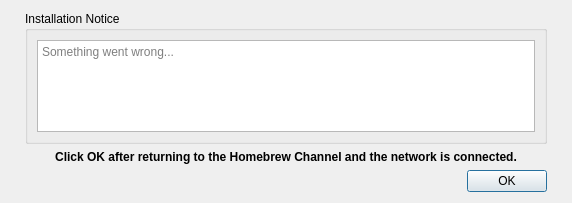
<?xml version="1.0" encoding="UTF-8"?>
<ui version="4.0">
 <class>MSGBox</class>
 <widget class="QDialog" name="MSGBox">
  <property name="geometry">
   <rect>
    <x>0</x>
    <y>0</y>
    <width>572</width>
    <height>203</height>
   </rect>
  </property>
  <property name="sizePolicy">
   <sizepolicy hsizetype="Minimum" vsizetype="Minimum">
    <horstretch>0</horstretch>
    <verstretch>0</verstretch>
   </sizepolicy>
  </property>
  <property name="minimumSize">
   <size>
    <width>0</width>
    <height>0</height>
   </size>
  </property>
  <property name="windowTitle">
   <string>Installation Notice</string>
  </property>
  <layout class="QVBoxLayout" name="verticalLayout">
   <property name="leftMargin">
    <number>25</number>
   </property>
   <property name="rightMargin">
    <number>25</number>
   </property>
   <item>
    <widget class="QGroupBox" name="groupBox">
     <property name="sizePolicy">
      <sizepolicy hsizetype="Minimum" vsizetype="Minimum">
       <horstretch>0</horstretch>
       <verstretch>0</verstretch>
      </sizepolicy>
     </property>
     <property name="title">
      <string>Installation Notice</string>
     </property>
     <property name="flat">
      <bool>false</bool>
     </property>
     <property name="checkable">
      <bool>false</bool>
     </property>
     <layout class="QGridLayout" name="gridLayout">
      <item row="0" column="0">
       <widget class="QTextEdit" name="textBox">
        <property name="verticalScrollBarPolicy">
         <enum>Qt::ScrollBarAlwaysOff</enum>
        </property>
        <property name="horizontalScrollBarPolicy">
         <enum>Qt::ScrollBarAlwaysOff</enum>
        </property>
        <property name="sizeAdjustPolicy">
         <enum>QAbstractScrollArea::AdjustToContents</enum>
        </property>
        <property name="readOnly">
         <bool>true</bool>
        </property>
        <property name="placeholderText">
         <string>Something went wrong...</string>
        </property>
       </widget>
      </item>
     </layout>
    </widget>
   </item>
   <item>
    <widget class="QLabel" name="HBNotice">
     <property name="sizePolicy">
      <sizepolicy hsizetype="Minimum" vsizetype="Minimum">
       <horstretch>0</horstretch>
       <verstretch>0</verstretch>
      </sizepolicy>
     </property>
     <property name="text">
      <string>&lt;strong&gt;Click OK after returning to the Homebrew Channel and the network is connected.&lt;/strong&gt;</string>
     </property>
     <property name="scaledContents">
      <bool>true</bool>
     </property>
     <property name="alignment">
      <set>Qt::AlignCenter</set>
     </property>
     <property name="margin">
      <number>0</number>
     </property>
    </widget>
   </item>
   <item>
    <widget class="QDialogButtonBox" name="OK">
     <property name="orientation">
      <enum>Qt::Horizontal</enum>
     </property>
     <property name="standardButtons">
      <set>QDialogButtonBox::Ok</set>
     </property>
    </widget>
   </item>
  </layout>
 </widget>
 <resources/>
 <connections>
  <connection>
   <sender>OK</sender>
   <signal>accepted()</signal>
   <receiver>MSGBox</receiver>
   <slot>accept()</slot>
   <hints>
    <hint type="sourcelabel">
     <x>272</x>
     <y>206</y>
    </hint>
    <hint type="destinationlabel">
     <x>272</x>
     <y>113</y>
    </hint>
   </hints>
  </connection>
 </connections>
</ui>
